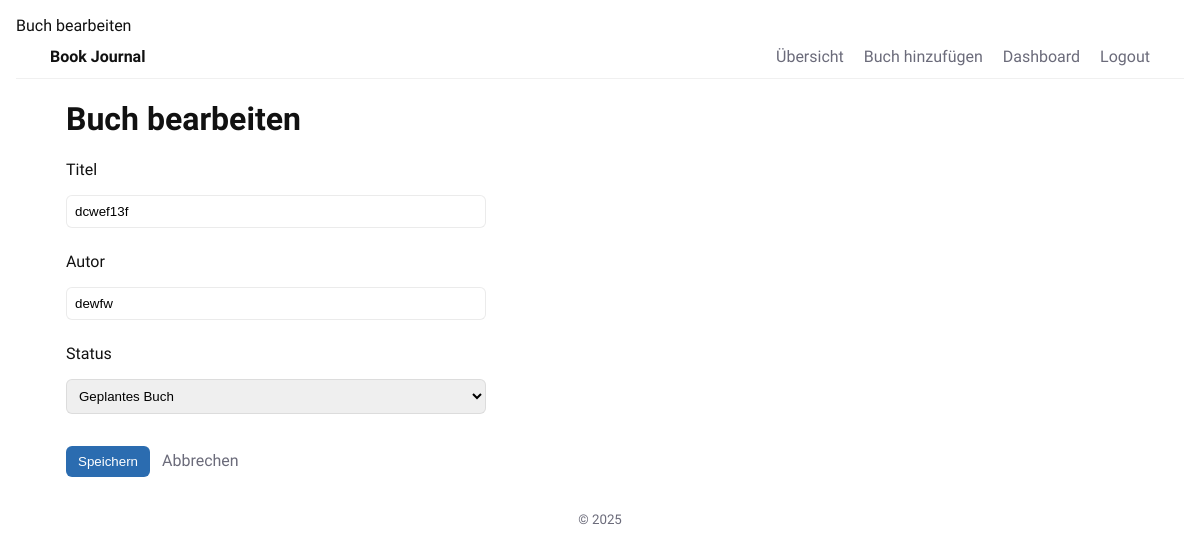
Screenshot of /edit_book/6 (signed in) with the database file from the repository.
### Main.py (models this page shows)
class Book(Base):
    __tablename__ = "books"                                                                         # Name der Tabelle in der Datenbank: "books"
    id = Column(Integer, primary_key=True)                                                          # Primärschlüssel: Eindeutige ID für jedes Buch
    title = Column(String, nullable=False)                                                          # Titel des Buches
    author = Column(String)                                                                         # Autor des Buches
    status = Column(String, default="Geplantes Buch")                                               # Status des Buches
    user_id = Column(Integer, ForeignKey("users.id"), nullable=False)                               # ID des zugehörigen Users
    notes = relationship("Note", back_populates="book", cascade="all, delete")                      # Beziehung zu Notizen, wenn Buch gelöscht wird, werden auch alle Notizen gelöscht
    user = relationship("User", back_populates="books")                                             # Beziehung: Ein Buch gehört genau einem User

### Main.py (the view, shortened to what this page needs)
@app.route('/edit_book/<int:book_id>', methods=['GET', 'POST'])                  # Buch bearbeiten
def edit_book(book_id):
    if not session.get('user_id'):                                                                # Prüfen, ob ein User eingeloggt ist. Wenn nicht, zur Login-Seite weiterleiten.
        return redirect(url_for('login'))                                                         # Weiterleitung zur Login-Seite, wenn nicht eingeloggt
    book = get_book(book_id, session['user_id'])
    if not book:
        return "Buch nicht gefunden", 404                                                        # 404 Fehler, wenn Buch nicht gefunden
    return render_template('edit.html', book=book)                                               # Rendern der Editier-Seite mit den Buchdaten

### Main.py (called while the page is built)
def get_book(book_id, user_id):
    return db_session.query(Book).filter(Book.id == book_id, Book.user_id == user_id).first()       # Abrufen eines bestimmten Buches eines bestimmten Users

### templates/edit.html (shortened to what this page needs)
{% extends "base.html" %}
{% block content %}
  <h1>Buch bearbeiten</h1>
  <form method="POST" class="form">
    <label for="title">Titel</label>
    <input id="title" name="title" type="text" value="{{ book.title }}" required autofocus>
    <label for="author">Autor</label>
    <input id="author" name="author" type="text" value="{{ book.author }}">
    <label for="status">Status</label>
    <select id="status" name="status">
      <option value="Geplantes Buch" {% if book.status == "Geplantes Buch" %}selected{% endif %}>Geplantes Buch</option>
    </select>
    <div class="button-container">
      <button type="submit">Speichern</button>
      <a href="{{ url_for('book_detail', book_id=book.id) }}">Abbrechen</a>
    </div>
  </form>
{% endblock %}

### static/style.css (style rules this page uses)
:root { --bg: #ffffff; --fg: #111; --muted: #6b6b7a; --card: #fff; --radius: 10px; --gap: 1rem; --shadow: 0 6px 18px rgba(0,0,0,0.06); --accent: #2b6cb0; --font: 'Work Sans', system-ui, -apple-system, "Segoe UI", Roboto, "Helvetica Neue", Arial; font-size:16px; }
* { box-sizing:border-box }
body { margin:0; font-family:var(--font); background:var(--bg); color:var(--fg); -webkit-font-smoothing:antialiased; -moz-osx-font-smoothing:grayscale; padding:1rem; }
.form { max-width:420px;display:flex;flex-direction:column;gap:0.5rem }
.form input { padding:8px;border-radius:6px;border:1px solid rgba(0,0,0,0.08) }
.form button { padding:8px 12px;border-radius:6px;border:none;background:var(--accent);color:#fff;cursor:pointer }
.button-container { margin-top:.5rem }
.form label { display:block;margin-bottom:0.5rem }
.form select { width:100%;padding:8px;border-radius:6px;border:1px solid rgba(0,0,0,0.08);margin-bottom:1rem }
.form input { width:100%;margin-bottom:1rem }
.form a { margin-left:0.5rem;color:var(--muted);text-decoration:none }

### rows the page displays
Book: title "dcwef13f", author "dewfw", status "Geplantes Buch"
